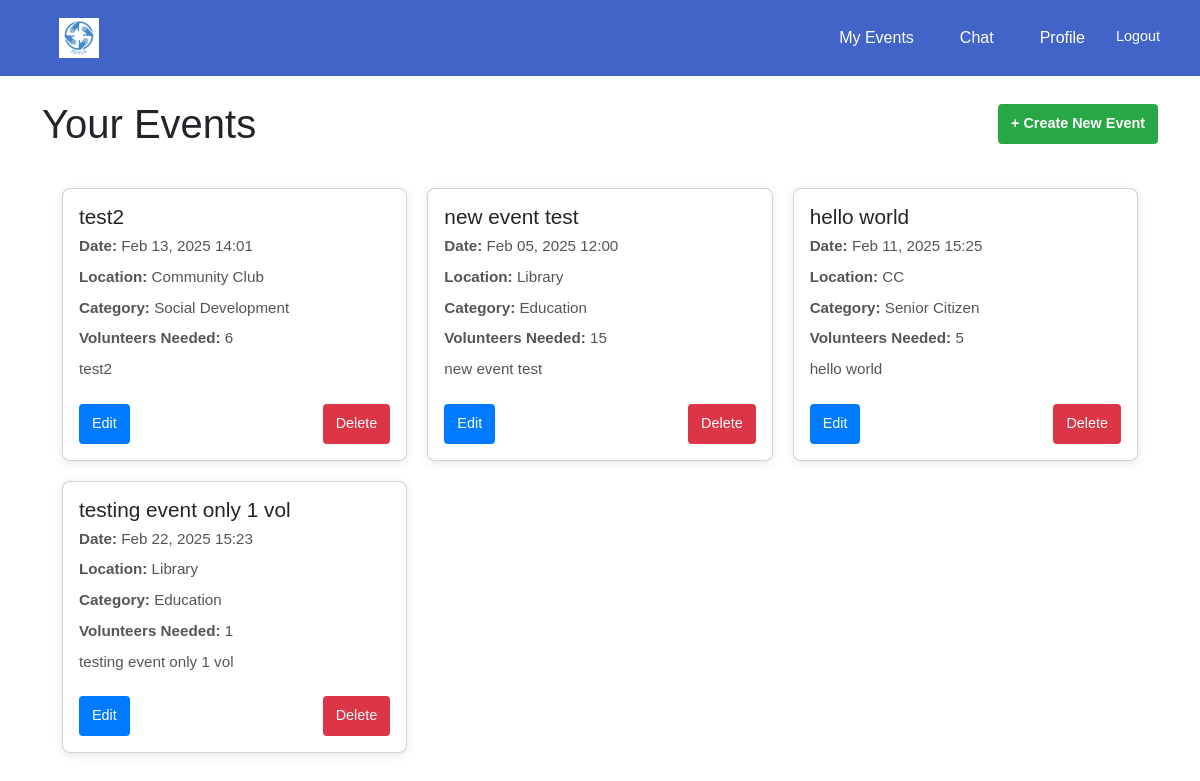
The app's page /events/organisation-events/ (signed in), older data.
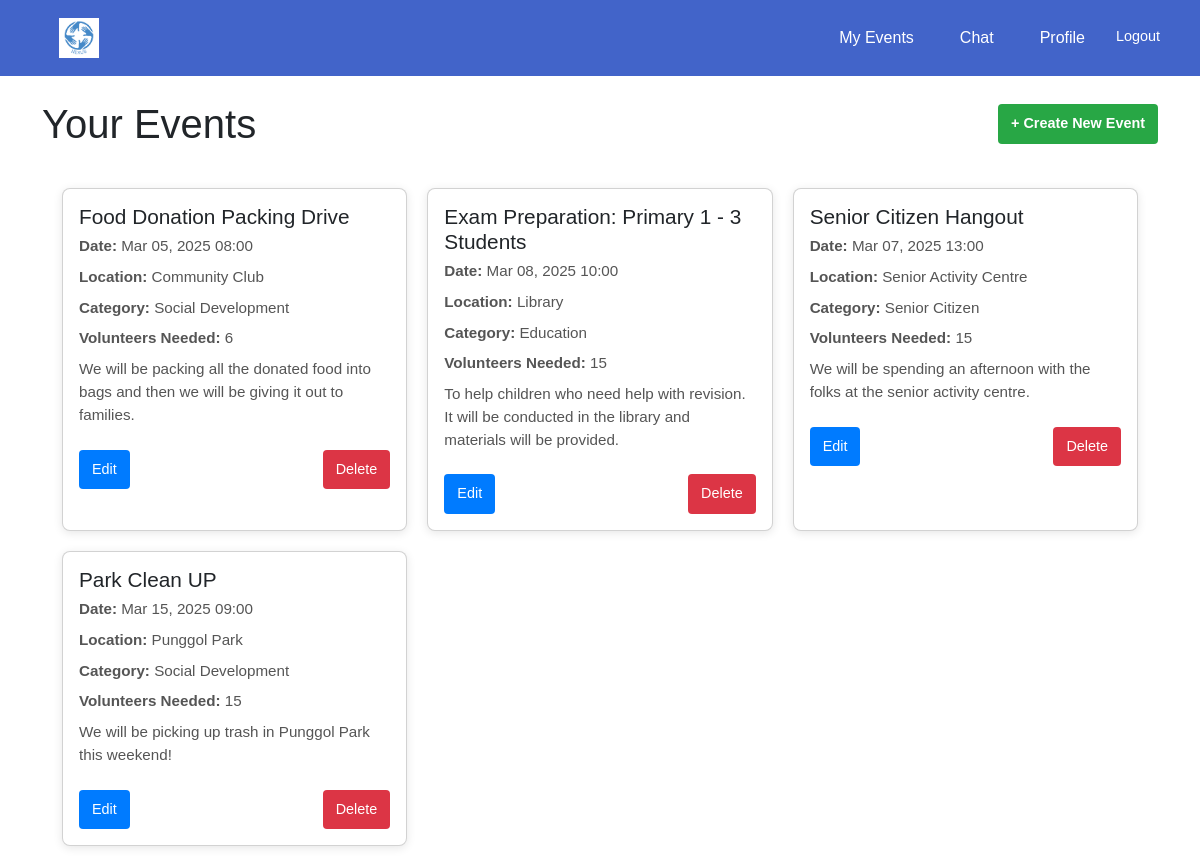
The same page, newer data.
### events/models.py (models this page shows, shortened)
class Event(models.Model):
    CATEGORY_CHOICES = [
        ('education', 'Education'),
        ('social development', 'Social Development'),
        ('senior citizen', 'Senior Citizen'),
    ]
    organisation = models.ForeignKey(settings.AUTH_USER_MODEL, on_delete=models.CASCADE)
    name = models.CharField(max_length=255)
    description = models.TextField()
    date = models.DateTimeField()
    location = models.CharField(max_length=255)
    volunteers_needed = models.PositiveIntegerField()
    roles_responsibilities = models.TextField()
    category = models.CharField(max_length=50, choices=CATEGORY_CHOICES, blank=False, default='Education')
    duration_hours = models.FloatField(default=0)

### events/views.py (the view)
# urls.py: path('organisation-events/', views.organisation_events, name='organisation_events'),
@login_required
def organisation_events(request):
    events = Event.objects.filter(organisation=request.user)
    for event in events:
        if is_naive(event.date):  # If naive, make it timezone-aware
            event.date = make_aware(event.date)
        event.volunteers = VolunteerEvent.objects.filter(event=event)
    current_time = now()  #`now()` will return a timezone-aware datetime
    return render(request, 'events/organisation_events.html', {
        'events': events,
        'current_time': current_time,
    })

### events/templates/events/organisation_events.html (shortened to what this page needs)
{% extends 'base.html' %}
{% block content %}
    <div class="dashboard-header">
        <h1>Your Events</h1>
        <a href="{% url 'events:create_event' %}" class="btn btn-create">+ Create New Event</a>
    </div>
    <div class="dashboard-container">
        {% if events %}
            {% for event in events %}
                <div class="card">
                    <h3>{{ event.name }}</h3>
                    <p><strong>Date:</strong> {{ event.date|date:"M d, Y H:i" }}</p>
                    <p><strong>Location:</strong> {{ event.location }}</p>
                    <p><strong>Category:</strong> {{ event.get_category_display }}</p>
                    <p><strong>Volunteers Needed:</strong> {{ event.volunteers_needed }}</p>
                    <p>{{ event.description }}</p>
                    <div class="card-buttons">
                        <a href="{% url 'events:edit_event' event.id %}" class="btn btn-edit">Edit</a>
                        <a href="{% url 'events:delete_event' event.id %}" class="btn btn-delete" onclick="return confirm('Are you sure you want to delete this event?');">
                            Delete
                        </a>
                    </div>
                </div>
            {% endfor %}
        {% else %}
            <p>No events found. Create your first event!</p>
        {% endif %}
    </div>
{% endblock %}

Row changes from the older to the newer data that the page shows:
removed Event: name "testing event only 1 vol", date "Feb 22, 2025 15:23", location "Library", category "Education", volunteers_needed "1", description "testing event only 1 vol"
changed Event "Community Club": name "test2" → "Food Donation Packing Drive"; date "Feb 13, 2025 14:01" → "Mar 05, 2025 08:00"; description "test2" → "We will be packing all the donated food into bags and then we will be giving it out to families."
changed Event "Library": name "new event test" → "Exam Preparation: Primary 1 - 3 Students"; date "Feb 05, 2025 12:00" → "Mar 08, 2025 10:00"; description "new event test" → "To help children who need help with revision. It will be conducted in the library and materials will be provided."
changed Event "Senior Citizen": name "hello world" → "Senior Citizen Hangout"; date "Feb 11, 2025 15:25" → "Mar 07, 2025 13:00"; location "CC" → "Senior Activity Centre"; volunteers_needed "5" → "15"; description "hello world" → "We will be spending an afternoon with the folks at the senior activity centre."
added Event: name "Park Clean UP", date "Mar 15, 2025 09:00", location "Punggol Park", category "Social Development", volunteers_needed "15", description "We will be picking up trash in Punggol Park this weekend!"
